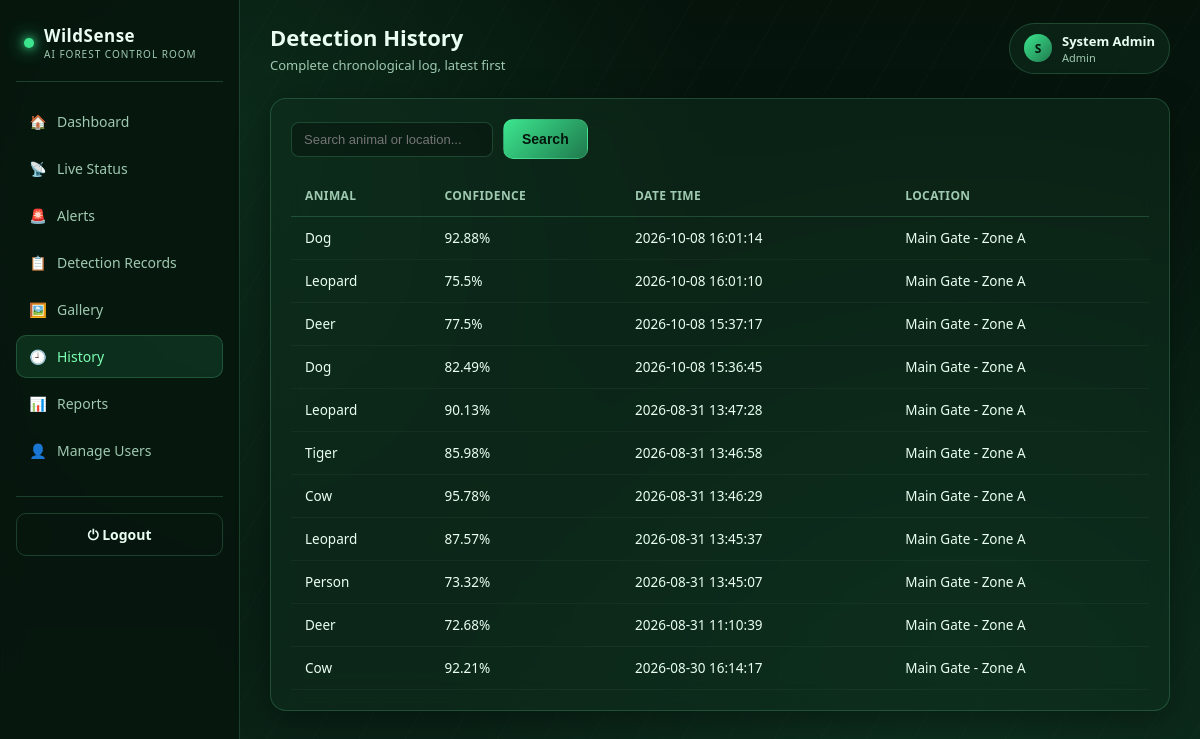
Screenshot of /history (signed in) with the database file from the repository.
### tables this page shows
CREATE TABLE detections (
            id INTEGER PRIMARY KEY AUTOINCREMENT,
            animal_name TEXT NOT NULL,
            confidence REAL NOT NULL,
            date_time TEXT NOT NULL,
            image_name TEXT NOT NULL,
            location TEXT NOT NULL,
            threat_level TEXT NOT NULL DEFAULT 'Low'
        );

### app.py (the view)
@app.route("/history")
@login_required
def history():
    rows = db.get_all_detections()
    search = request.args.get("q", "").strip().lower()
    if search:
        rows = [r for r in rows if search in r["animal_name"].lower() or search in r["location"].lower()]
    return render_template("history.html", rows=rows, search=search, active="history")

### app.py (called while the page is built)
def login_required(f):
    @wraps(f)
    def wrapper(*args, **kwargs):
        if "user_id" not in session:
            return redirect(url_for("login"))
        return f(*args, **kwargs)
    return wrapper

### database.py (called while the page is built)
def get_db():
    conn = sqlite3.connect(DB_NAME)
    conn.row_factory = sqlite3.Row
    return conn

def get_all_detections():
    conn = get_db()
    rows = conn.execute("SELECT * FROM detections ORDER BY id DESC").fetchall()
    conn.close()
    return rows

### templates/history.html (shortened to what this page needs)
{% extends "base.html" %}
{% block page_title %}Detection History{% endblock %}
{% block page_sub %}Complete chronological log, latest first{% endblock %}
{% block content %}
<div class="glass card-pad">
  <form method="GET" class="toolbar">
    <input type="text" name="q" placeholder="Search animal or location..." value="{{ search }}">
    <button class="btn" style="width:auto;" type="submit">Search</button>
  </form>
  {% if rows %}
  <table class="data-table">
    <thead><tr><th>Animal</th><th>Confidence</th><th>Date Time</th><th>Location</th></tr></thead>
    <tbody>
      {% for r in rows %}
      <tr>
        <td style="text-transform:capitalize;">{{ r.animal_name }}</td>
        <td>{{ r.confidence }}%</td>
        <td>{{ r.date_time }}</td>
        <td>{{ r.location }}</td>
      </tr>
      {% endfor %}
    </tbody>
  </table>
  {% else %}
  <div class="empty-state"><div class="ic">🕘</div>No history found.</div>
  {% endif %}
</div>
{% endblock %}

### static/css/style.css (style rules this page uses)
:root { --bg-deep: #05130b; --bg-forest: #0a2417; --bg-panel: rgba(16, 46, 30, 0.55); --border-glass: rgba(120, 255, 180, 0.18); --accent: #3ce68f; --accent-soft: #7cffb4; --accent-dim: #1f7a4d; --text-main: #eafff2; --text-dim: #9fc9b0; --danger: #ff5470; --warning: #ffc857; --safe: #3ce68f; --radius: 16px; }
* { box-sizing: border-box; }
html, body { margin: 0; padding: 0; font-family: 'Segoe UI', Roboto, Helvetica, Arial, sans-serif; color: var(--text-main); background: radial-gradient(circle at 20% 15%, rgba(60, 230, 143, 0.10), transparent 40%), radial-gradient(circle at 80% 80%, rgba(31, 122, 77, 0.15), transparent 45%), repeating-linear-gradient(120deg, rgba(255,255,255,0.015) 0px, rgba(255,255,255,0.015) 1px, transparent 1px, transparent 40px), linear-gradient(180deg, var(--bg-deep) 0%, var(--bg-forest) 100%); min-height: 100vh; }
.glass { background: var(--bg-panel); border: 1px solid var(--border-glass); border-radius: var(--radius); backdrop-filter: blur(14px); box-shadow: 0 8px 32px rgba(0,0,0,0.35); }
.btn { display: inline-flex; align-items: center; justify-content: center; gap: 8px; padding: 11px 18px; border-radius: 10px; border: 1px solid var(--border-glass); background: linear-gradient(135deg, var(--accent), var(--accent-dim)); color: #04150c; font-weight: 700; font-size: 14px; cursor: pointer; width: 100%; transition: transform 0.1s, box-shadow 0.15s; }
table.data-table { width: 100%; border-collapse: collapse; font-size: 13.5px; }
table.data-table th { text-align: left; padding: 12px 14px; color: var(--text-dim); border-bottom: 1px solid var(--border-glass); font-weight: 600; font-size: 12px; text-transform: uppercase; letter-spacing: 0.4px; }
table.data-table td { padding: 12px 14px; border-bottom: 1px solid rgba(255,255,255,0.04); }
.toolbar { display: flex; gap: 10px; flex-wrap: wrap; margin-bottom: 16px; align-items: center; }
.toolbar input, .toolbar select { padding: 9px 12px; border-radius: 8px; border: 1px solid var(--border-glass); background: rgba(0,0,0,0.25); color: var(--text-main); font-size: 13px; }
.card-pad { padding: 20px; }

### rows the page displays
detections: animal_name "Dog", confidence "92.88", date_time "2026-10-08 16:01:14", location "Main Gate - Zone A"
detections: animal_name "Leopard", confidence "75.5", date_time "2026-10-08 16:01:10", location "Main Gate - Zone A"
detections: animal_name "Deer", confidence "77.5", date_time "2026-10-08 15:37:17", location "Main Gate - Zone A"
detections: animal_name "Dog", confidence "82.49", date_time "2026-10-08 15:36:45", location "Main Gate - Zone A"
detections: animal_name "Leopard", confidence "90.13", date_time "2026-08-31 13:47:28", location "Main Gate - Zone A"
detections: animal_name "Tiger", confidence "85.98", date_time "2026-08-31 13:46:58", location "Main Gate - Zone A"
detections: animal_name "Cow", confidence "95.78", date_time "2026-08-31 13:46:29", location "Main Gate - Zone A"
detections: animal_name "Leopard", confidence "87.57", date_time "2026-08-31 13:45:37", location "Main Gate - Zone A"
detections: animal_name "Person", confidence "73.32", date_time "2026-08-31 13:45:07", location "Main Gate - Zone A"
detections: animal_name "Deer", confidence "72.68", date_time "2026-08-31 11:10:39", location "Main Gate - Zone A"
detections: animal_name "Cow", confidence "92.21", date_time "2026-08-30 16:14:17", location "Main Gate - Zone A"

### other values shown
{{ session.get('fullname','U')[0]|upper }} "S"
{{ session.get('fullname','User') }} "System Admin"
{{ session.get('role','user') }} "Admin"
